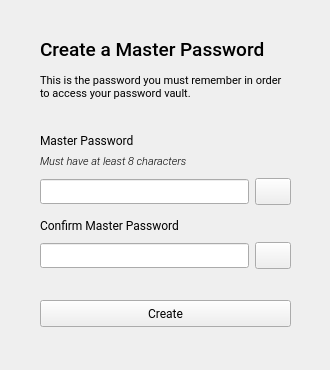
<?xml version="1.0" encoding="UTF-8"?>
<ui version="4.0">
 <class>MainWindow</class>
 <widget class="QMainWindow" name="MainWindow">
  <property name="geometry">
   <rect>
    <x>0</x>
    <y>0</y>
    <width>330</width>
    <height>370</height>
   </rect>
  </property>
  <property name="windowTitle">
   <string>MainWindow</string>
  </property>
  <widget class="QWidget" name="centralwidget">
   <widget class="QPushButton" name="buttonSubmit">
    <property name="geometry">
     <rect>
      <x>40</x>
      <y>300</y>
      <width>251</width>
      <height>27</height>
     </rect>
    </property>
    <property name="minimumSize">
     <size>
      <width>0</width>
      <height>27</height>
     </size>
    </property>
    <property name="font">
     <font>
      <family>Roboto</family>
      <pointsize>9</pointsize>
     </font>
    </property>
    <property name="cursor">
     <cursorShape>PointingHandCursor</cursorShape>
    </property>
    <property name="text">
     <string>Create</string>
    </property>
    <property name="default">
     <bool>false</bool>
    </property>
    <property name="flat">
     <bool>false</bool>
    </property>
   </widget>
   <widget class="QFrame" name="frameMainPwd2">
    <property name="geometry">
     <rect>
      <x>40</x>
      <y>210</y>
      <width>251</width>
      <height>61</height>
     </rect>
    </property>
    <property name="frameShape">
     <enum>QFrame::NoFrame</enum>
    </property>
    <property name="frameShadow">
     <enum>QFrame::Raised</enum>
    </property>
    <layout class="QVBoxLayout" name="verticalLayout">
     <property name="spacing">
      <number>0</number>
     </property>
     <property name="leftMargin">
      <number>0</number>
     </property>
     <property name="topMargin">
      <number>0</number>
     </property>
     <property name="rightMargin">
      <number>0</number>
     </property>
     <property name="bottomMargin">
      <number>0</number>
     </property>
     <item>
      <widget class="QLabel" name="labelPassword2">
       <property name="font">
        <font>
         <family>Roboto</family>
         <pointsize>9</pointsize>
        </font>
       </property>
       <property name="text">
        <string>Confirm Master Password</string>
       </property>
      </widget>
     </item>
     <item>
      <widget class="QFrame" name="framePwdEntry2">
       <property name="frameShape">
        <enum>QFrame::NoFrame</enum>
       </property>
       <property name="frameShadow">
        <enum>QFrame::Raised</enum>
       </property>
       <layout class="QHBoxLayout" name="horizontalLayout">
        <property name="leftMargin">
         <number>0</number>
        </property>
        <property name="topMargin">
         <number>0</number>
        </property>
        <property name="rightMargin">
         <number>0</number>
        </property>
        <property name="bottomMargin">
         <number>0</number>
        </property>
        <item>
         <widget class="QLineEdit" name="editPassword2">
          <property name="minimumSize">
           <size>
            <width>0</width>
            <height>25</height>
           </size>
          </property>
          <property name="font">
           <font>
            <family>Roboto</family>
            <pointsize>8</pointsize>
           </font>
          </property>
          <property name="text">
           <string/>
          </property>
          <property name="echoMode">
           <enum>QLineEdit::Password</enum>
          </property>
          <property name="placeholderText">
           <string/>
          </property>
          <property name="clearButtonEnabled">
           <bool>true</bool>
          </property>
         </widget>
        </item>
        <item>
         <widget class="QPushButton" name="buttonPasswordToggle2">
          <property name="minimumSize">
           <size>
            <width>27</width>
            <height>27</height>
           </size>
          </property>
          <property name="font">
           <font>
            <family>Roboto</family>
            <pointsize>8</pointsize>
           </font>
          </property>
          <property name="cursor">
           <cursorShape>PointingHandCursor</cursorShape>
          </property>
          <property name="icon">
           <iconset>
            <normaloff>icons/eye-crossed.svg</normaloff>icons/eye-crossed.svg</iconset>
          </property>
          <property name="iconSize">
           <size>
            <width>14</width>
            <height>14</height>
           </size>
          </property>
         </widget>
        </item>
       </layout>
      </widget>
     </item>
    </layout>
   </widget>
   <widget class="QFrame" name="frameTop">
    <property name="geometry">
     <rect>
      <x>40</x>
      <y>30</y>
      <width>251</width>
      <height>76</height>
     </rect>
    </property>
    <property name="frameShape">
     <enum>QFrame::NoFrame</enum>
    </property>
    <layout class="QVBoxLayout" name="verticalLayout_3">
     <property name="spacing">
      <number>0</number>
     </property>
     <property name="leftMargin">
      <number>0</number>
     </property>
     <property name="topMargin">
      <number>1</number>
     </property>
     <property name="rightMargin">
      <number>0</number>
     </property>
     <property name="bottomMargin">
      <number>1</number>
     </property>
     <item>
      <widget class="QLabel" name="labelHeading">
       <property name="font">
        <font>
         <family>Roboto Medium</family>
         <pointsize>14</pointsize>
        </font>
       </property>
       <property name="text">
        <string>Create a Master Password</string>
       </property>
       <property name="alignment">
        <set>Qt::AlignLeading|Qt::AlignLeft|Qt::AlignVCenter</set>
       </property>
      </widget>
     </item>
     <item>
      <widget class="QLabel" name="labelSubHeading">
       <property name="font">
        <font>
         <family>Roboto</family>
         <pointsize>8</pointsize>
        </font>
       </property>
       <property name="text">
        <string>This is the password you must remember in order to access your password vault. </string>
       </property>
       <property name="alignment">
        <set>Qt::AlignLeading|Qt::AlignLeft|Qt::AlignVCenter</set>
       </property>
       <property name="wordWrap">
        <bool>true</bool>
       </property>
      </widget>
     </item>
    </layout>
   </widget>
   <widget class="QFrame" name="frameMainPwd1">
    <property name="geometry">
     <rect>
      <x>40</x>
      <y>130</y>
      <width>251</width>
      <height>82</height>
     </rect>
    </property>
    <property name="frameShape">
     <enum>QFrame::NoFrame</enum>
    </property>
    <property name="frameShadow">
     <enum>QFrame::Raised</enum>
    </property>
    <layout class="QVBoxLayout" name="verticalLayout_4">
     <property name="spacing">
      <number>0</number>
     </property>
     <property name="leftMargin">
      <number>0</number>
     </property>
     <property name="topMargin">
      <number>0</number>
     </property>
     <property name="rightMargin">
      <number>0</number>
     </property>
     <property name="bottomMargin">
      <number>0</number>
     </property>
     <item>
      <widget class="QFrame" name="frame_4">
       <property name="frameShape">
        <enum>QFrame::NoFrame</enum>
       </property>
       <property name="frameShadow">
        <enum>QFrame::Raised</enum>
       </property>
       <layout class="QVBoxLayout" name="verticalLayout_2">
        <property name="spacing">
         <number>0</number>
        </property>
        <property name="leftMargin">
         <number>0</number>
        </property>
        <property name="topMargin">
         <number>0</number>
        </property>
        <property name="rightMargin">
         <number>0</number>
        </property>
        <property name="bottomMargin">
         <number>0</number>
        </property>
        <item>
         <widget class="QLabel" name="labelPassword1">
          <property name="font">
           <font>
            <family>Roboto</family>
            <pointsize>9</pointsize>
            <underline>false</underline>
           </font>
          </property>
          <property name="text">
           <string>Master Password</string>
          </property>
         </widget>
        </item>
        <item>
         <widget class="QLabel" name="labelPassword1Sub">
          <property name="font">
           <font>
            <family>Roboto Light</family>
            <pointsize>8</pointsize>
            <italic>true</italic>
            <underline>false</underline>
           </font>
          </property>
          <property name="text">
           <string>Must have at least 8 characters</string>
          </property>
         </widget>
        </item>
       </layout>
      </widget>
     </item>
     <item>
      <widget class="QFrame" name="framePwdEntry1">
       <property name="frameShape">
        <enum>QFrame::NoFrame</enum>
       </property>
       <property name="frameShadow">
        <enum>QFrame::Raised</enum>
       </property>
       <layout class="QHBoxLayout" name="horizontalLayout_2">
        <property name="leftMargin">
         <number>0</number>
        </property>
        <property name="topMargin">
         <number>0</number>
        </property>
        <property name="rightMargin">
         <number>0</number>
        </property>
        <property name="bottomMargin">
         <number>0</number>
        </property>
        <item>
         <widget class="QLineEdit" name="editPassword1">
          <property name="minimumSize">
           <size>
            <width>0</width>
            <height>25</height>
           </size>
          </property>
          <property name="font">
           <font>
            <family>Roboto</family>
            <pointsize>8</pointsize>
           </font>
          </property>
          <property name="text">
           <string/>
          </property>
          <property name="echoMode">
           <enum>QLineEdit::Password</enum>
          </property>
          <property name="placeholderText">
           <string/>
          </property>
          <property name="clearButtonEnabled">
           <bool>true</bool>
          </property>
         </widget>
        </item>
        <item>
         <widget class="QPushButton" name="buttonPasswordToggle1">
          <property name="minimumSize">
           <size>
            <width>27</width>
            <height>27</height>
           </size>
          </property>
          <property name="font">
           <font>
            <family>Roboto</family>
            <pointsize>8</pointsize>
           </font>
          </property>
          <property name="cursor">
           <cursorShape>PointingHandCursor</cursorShape>
          </property>
          <property name="icon">
           <iconset>
            <normaloff>icons/eye-crossed.svg</normaloff>icons/eye-crossed.svg</iconset>
          </property>
          <property name="iconSize">
           <size>
            <width>14</width>
            <height>14</height>
           </size>
          </property>
         </widget>
        </item>
       </layout>
      </widget>
     </item>
    </layout>
   </widget>
  </widget>
 </widget>
 <resources/>
 <connections/>
</ui>
